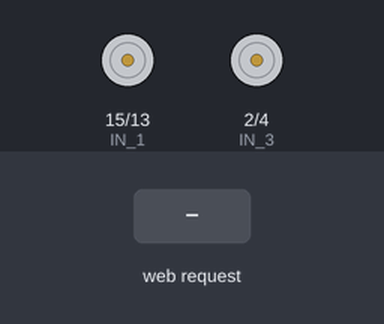
This sketch was run on a simulated ESP32. Parts: motor-driver pin pairs drawn as motors (green arrow = first pin HIGH = forward, orange = second pin HIGH = backward, longer = more drive, scaled by the enable pin). Inputs (shaded band) come from the test bench. WiFi joins after 1.5 s; servers stay silent unless stated; what the sketch prints to the serial monitor is not drawn.

Above: at 3.2 s.
3.3 s: HTTP request GET /?State=F received
At 3.7 s:
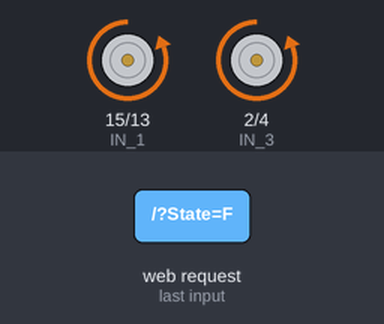
4.8 s: HTTP request GET /?State=B received
At 6.0 s:
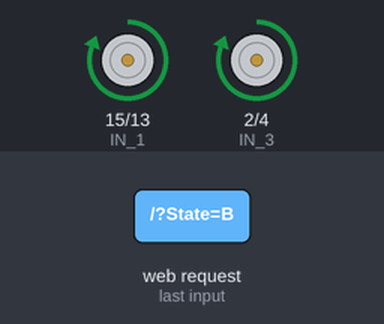
6.3 s: HTTP request GET /?State=L received
At 7.1 s:
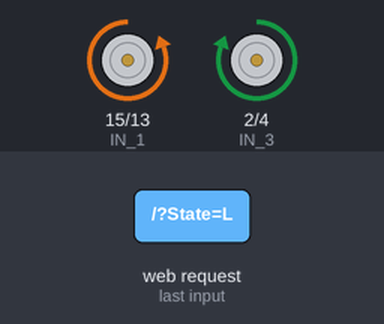
7.8 s: HTTP request GET /?State=R received
At 8.3 s:
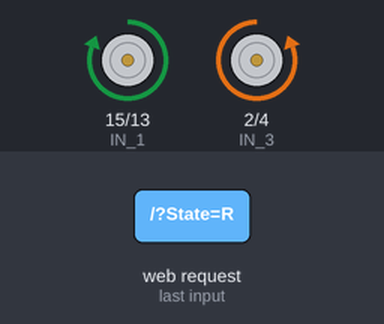
Timing chart, 0 to 10.3 s (numbered marks = the images above; inputs shaded):
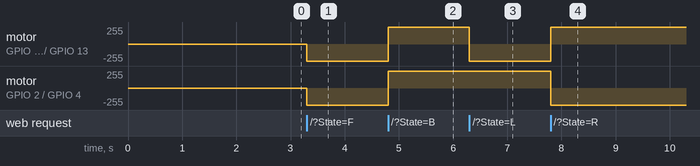

Measured:
- after the input at 3.3 s, motor on GPIO 15 (IN_1) / GPIO 13 (IN_2), motor on GPIO 2 (IN_3) / GPIO 4 (IN_4): stopped → backward 255/255 at once
- after the input at 4.8 s, motor on GPIO 15 (IN_1) / GPIO 13 (IN_2), motor on GPIO 2 (IN_3) / GPIO 4 (IN_4): backward 255/255 → forward 255/255 at once
- after the input at 6.3 s, motor on GPIO 15 (IN_1) / GPIO 13 (IN_2): forward 255/255 → backward 255/255 at once
- after the input at 7.8 s, motor on GPIO 15 (IN_1) / GPIO 13 (IN_2): backward 255/255 → forward 255/255 at once; motor on GPIO 2 (IN_3) / GPIO 4 (IN_4): forward 255/255 → backward 255/255 at once

The sketch:

wifi_control_car_final_code.ino
```cpp
#define ENA   14          // Enable/speed motors Right        GPIO14(D5)
#define ENB   12          // Enable/speed motors Left         GPIO12(D6)
#define IN_1  15          // L298N in1 motors Rightx          GPIO15(D8)
#define IN_2  13          // L298N in2 motors Right           GPIO13(D7)
#define IN_3  2           // L298N in3 motors Left            GPIO2(D4)
#define IN_4  4           // L298N in4 motors Left            GPIO0(D3)

#include <WiFi.h>        // Change this include for ESP32
#include <WiFiClient.h>
#include <WebServer.h>   // Change this include for ESP32

String command;             //String to store app command state.
int speedCar = 800;         // 400 - 1023.
int speed_Coeff = 3;

const char* ssid = "YOUR_SSID";
const char* password = "YOUR_PASSWORD";
WebServer server(80);       // Change the server type for ESP32

void setup() {

 pinMode(ENA, OUTPUT);
 pinMode(ENB, OUTPUT);
 pinMode(IN_1, OUTPUT);
 pinMode(IN_2, OUTPUT);
 pinMode(IN_3, OUTPUT);
 pinMode(IN_4, OUTPUT);

 Serial.begin(115200);

 // Connecting WiFi
connectToWiFi();

 // Starting WEB-server
 server.on("/", HTTP_handleRoot);
 server.onNotFound(HTTP_handleRoot);
 server.begin();
}

void goAhead(){

      digitalWrite(IN_1, LOW);
      digitalWrite(IN_2, HIGH);
      analogWrite(ENA, speedCar);

      digitalWrite(IN_3, LOW);
      digitalWrite(IN_4, HIGH);
      analogWrite(ENB, speedCar);
  }

void goBack(){

      digitalWrite(IN_1, HIGH);
      digitalWrite(IN_2, LOW);
      analogWrite(ENA, speedCar);

      digitalWrite(IN_3, HIGH);
      digitalWrite(IN_4, LOW);
      analogWrite(ENB, speedCar);
  }

void goRight(){

      digitalWrite(IN_1, HIGH);
      digitalWrite(IN_2, LOW);
      analogWrite(ENA, speedCar);

      digitalWrite(IN_3, LOW);
      digitalWrite(IN_4, HIGH);
      analogWrite(ENB, speedCar);
  }

void goLeft(){

      digitalWrite(IN_1, LOW);
      digitalWrite(IN_2, HIGH);
      analogWrite(ENA, speedCar);

      digitalWrite(IN_3, HIGH);
      digitalWrite(IN_4, LOW);
      analogWrite(ENB, speedCar);
  }

void goAheadRight(){

      digitalWrite(IN_1, LOW);
      digitalWrite(IN_2, HIGH);
      analogWrite(ENA, speedCar/speed_Coeff);

      digitalWrite(IN_3, LOW);
      digitalWrite(IN_4, HIGH);
      analogWrite(ENB, speedCar);
   }

void goAheadLeft(){

      digitalWrite(IN_1, LOW);
      digitalWrite(IN_2, HIGH);
      analogWrite(ENA, speedCar);

      digitalWrite(IN_3, LOW);
      digitalWrite(IN_4, HIGH);
      analogWrite(ENB, speedCar/speed_Coeff);
  }

void goBackRight(){

      digitalWrite(IN_1, HIGH);
      digitalWrite(IN_2, LOW);
      analogWrite(ENA, speedCar/speed_Coeff);

      digitalWrite(IN_3, HIGH);
      digitalWrite(IN_4, LOW);
      analogWrite(ENB, speedCar);
  }

void goBackLeft(){

      digitalWrite(IN_1, HIGH);
      digitalWrite(IN_2, LOW);
      analogWrite(ENA, speedCar);

      digitalWrite(IN_3, HIGH);
      digitalWrite(IN_4, LOW);
      analogWrite(ENB, speedCar/speed_Coeff);
  }

void stopRobot(){

      digitalWrite(IN_1, LOW);
      digitalWrite(IN_2, LOW);
      analogWrite(ENA, speedCar);

      digitalWrite(IN_3, LOW);
      digitalWrite(IN_4, LOW);
      analogWrite(ENB, speedCar);
 }

void loop() {
 server.handleClient();

 command = server.arg("State");
 if (command == "F") goAhead();
 else if (command == "B") goBack();
 else if (command == "L") goLeft();
 else if (command == "R") goRight();
 else if (command == "I") goAheadRight();
 else if (command == "G") goAheadLeft();
 else if (command == "J") goBackRight();
 else if (command == "H") goBackLeft();
 else if (command == "0") speedCar = 400;
 else if (command == "1") speedCar = 470;
 else if (command == "2") speedCar = 540;
 else if (command == "3") speedCar = 610;
 else if (command == "4") speedCar = 680;
 else if (command == "5") speedCar = 750;
 else if (command == "6") speedCar = 820;
 else if (command == "7") speedCar = 890;
 else if (command == "8") speedCar = 960;
 else if (command == "9") speedCar = 1023;
 else if (command == "S") stopRobot();
}

void HTTP_handleRoot() {
 if (server.hasArg("State")) {
   Serial.println(server.arg("State"));
 }
 server.send(200, "text/html", "");
 delay(1);
}

void connectToWiFi() {
  Serial.print("Connecting to WiFi");
  WiFi.begin(ssid, password);
  while (WiFi.status() != WL_CONNECTED) {
    delay(1000);
    Serial.print(".");
  }
  Serial.println("");
  Serial.println("WiFi connected");
  Serial.print("IP address: ");
  Serial.println(WiFi.localIP());
}
```
